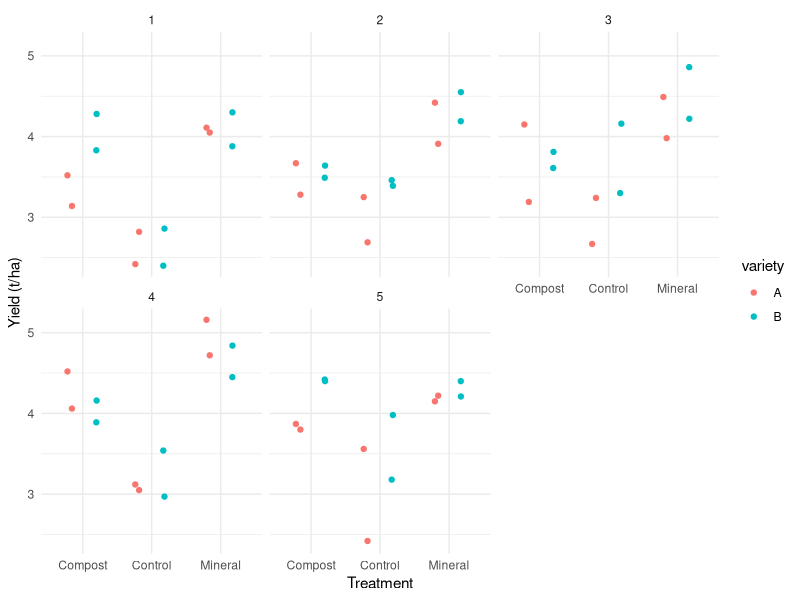
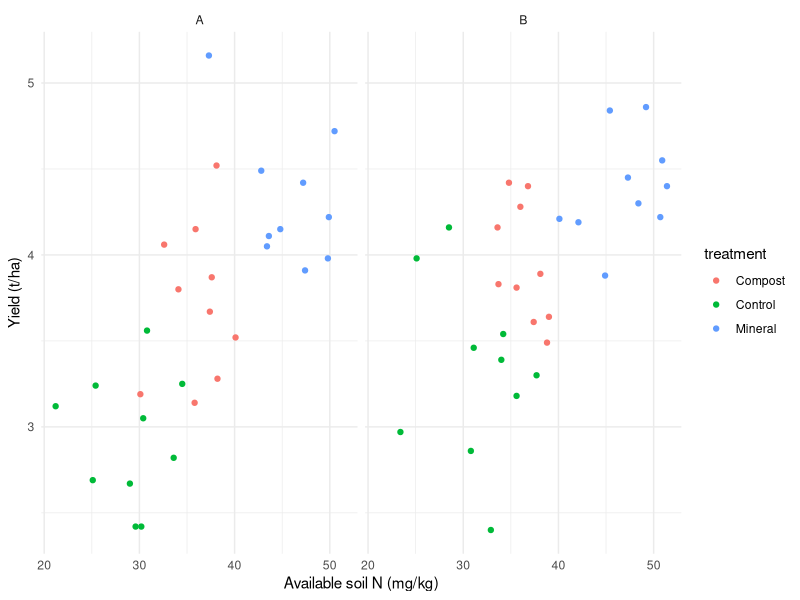
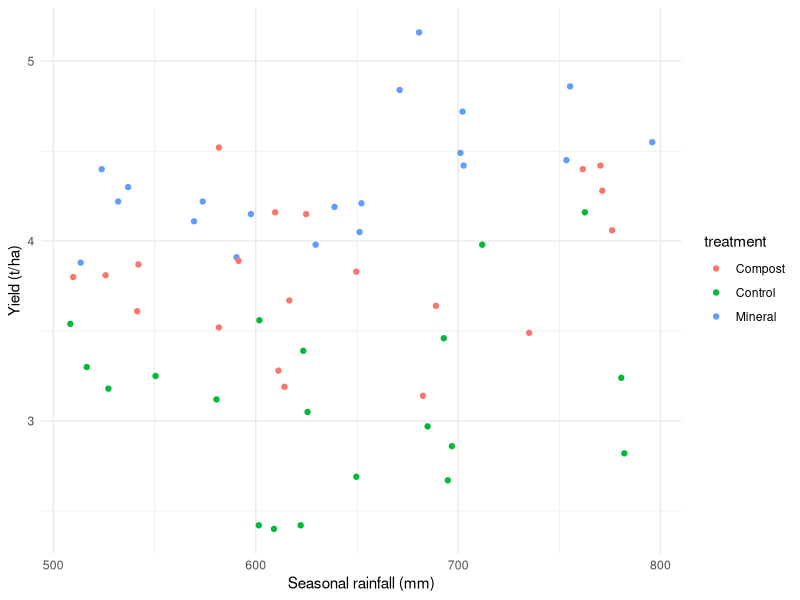

Here is the R script that generated these plots, in order:
## ---- chunk 1
library(dplyr)
library(ggplot2)
crop <- read.csv("data/crop_trial.csv")
soil <- read.csv("data/soil.csv")
dat <- left_join(crop, soil, by = "plot_id")
stopifnot(nrow(dat) == 60, !anyDuplicated(dat$plot_id))
colSums(is.na(dat))
with(dat, table(treatment, variety))
with(dat, table(block, treatment))
## ---- chunk 2
dat |>
  group_by(treatment, variety) |>
  summarise(n = n(), mean = mean(yield_t_ha), sd = sd(yield_t_ha),
            .groups = "drop")
ggplot(dat, aes(treatment, yield_t_ha, colour = variety)) +
  geom_point(position = position_jitterdodge(jitter.width = .1, seed = 531)) +
  facet_wrap(~ block) +
  labs(x = "Treatment", y = "Yield (t/ha)") + theme_minimal()
## ---- chunk 3
#| label: fig-eda-relationships
#| fig-cap: "Exploratory relationships in simulated observations; grouping is retained to reveal possible confounding."
ggplot(dat, aes(available_n_mg_kg, yield_t_ha, colour = treatment)) +
  geom_point() + facet_wrap(~ variety) +
  labs(x = "Available soil N (mg/kg)", y = "Yield (t/ha)") + theme_minimal()
ggplot(dat, aes(rainfall_mm, yield_t_ha, colour = treatment)) +
  geom_point() + labs(x = "Seasonal rainfall (mm)", y = "Yield (t/ha)") +
  theme_minimal()
